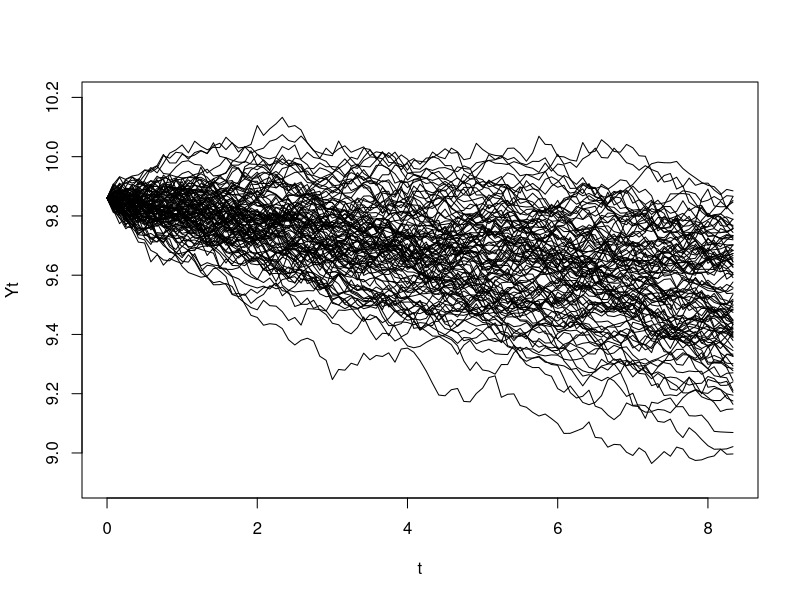

Source code (R):
## Task 3.0: Expand tasks 1.0 and 2.0 in `Brownian_motion.R` into 
##  a sampling of N Brownian motions
N <- 100
set.seed(123)

Data <- read.csv("Changyu.csv")

## Logged-change on adjusted close
mu <- mean(diff(log(na.omit(Data$Adj.Close))))
sigma <- sd(diff(log(na.omit(Data$Adj.Close))))

## We adapt with the in-practice estimation for p, u, and d
n = 100
dt = 1 / 12 ## Monthly data
u = exp(sigma * sqrt(dt))
d = 1 / u
pu = 1 / 2 + 1 / 2 * mu / sigma * sqrt(dt)
t <- seq(from = 0, to = n * dt, by = dt)
BM <- vector("list", N)
for (i in 1:N) {
  ## We generate a Brownian motion (Using cumsum)
  
  Z <- rnorm(n, 0, dt)
  W <- cumsum(c(0, sqrt(dt) * Z))
  
  ## Brownian motion with drift mu and volatility sigma
  
  Xt <- mu * t + sigma * W
  
  ## Geometric Brownian motion
  Y0 <- as.numeric(Data$Open[nrow(Data)]) ## We get the opening of the first 
  ##  trading day
  Yt <- Y0 * exp(Xt)
  if (i == 1) {
    plot(t, Yt, type="l", ylim = c(8.9, 10.2))
  } else {
    lines(t, Yt, type="l")
  }
}

